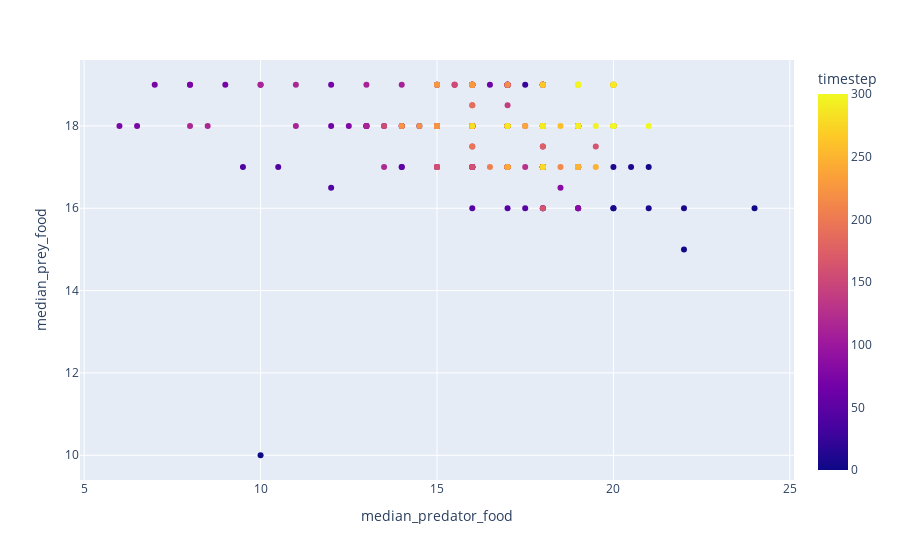

Notebook source saved alongside this figure:
### Markdown cell above
#### Food inside agents stomachs

On average, the people stomachs are always quite full, while the predators stomachs contents vary more.

### Code cell
fig = px.scatter(data,
                 x='median_predator_food',
                 y='median_people_food',
                 color='timestep')
fig.show()

### Figure 1 — Plotly figure (JSON) as saved in the notebook; plotly's stock layout.template omitted (floating-point values rounded to 4 significant figures; data arrays with more than 128 entries replaced by an {"elided": "..."} marker saying what was removed)
{"data": [{"hovertemplate": "median_predator_food=%{x}<br>median_prey_food=%{y}<br>timestep=%{marker.color}<extra></extra>", "legendgroup": "", "marker": {"color": {"elided": "301 int values"}, "coloraxis": "coloraxis", "symbol": "circle"}, "mode": "markers", "name": "", "orientation": "v", "showlegend": false, "type": "scatter", "x": {"elided": "301 float values"}, "xaxis": "x", "y": {"elided": "301 float values"}, "yaxis": "y"}], "layout": {"coloraxis": {"colorbar": {"title": {"text": "timestep"}}, "colorscale": [[0, "#0d0887"], [0.1111, "#46039f"], [0.2222, "#7201a8"], [0.3333, "#9c179e"], [0.4444, "#bd3786"], [0.5556, "#d8576b"], [0.6667, "#ed7953"], [0.7778, "#fb9f3a"], [0.8889, "#fdca26"], [1, "#f0f921"]]}, "legend": {"tracegroupgap": 0}, "margin": {"t": 60}, "xaxis": {"anchor": "y", "domain": [0, 1], "title": {"text": "median_predator_food"}}, "yaxis": {"anchor": "x", "domain": [0, 1], "title": {"text": "median_prey_food"}}}}
